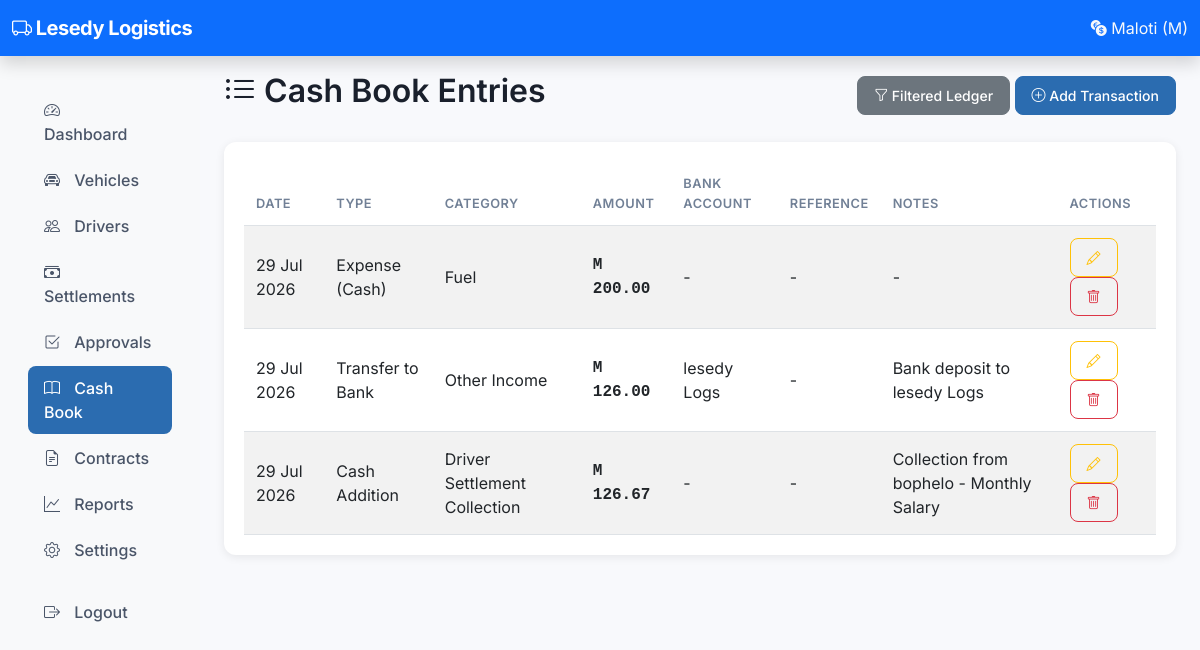
Page /owner/cashbook/entries/ (signed in) on the earlier database version.
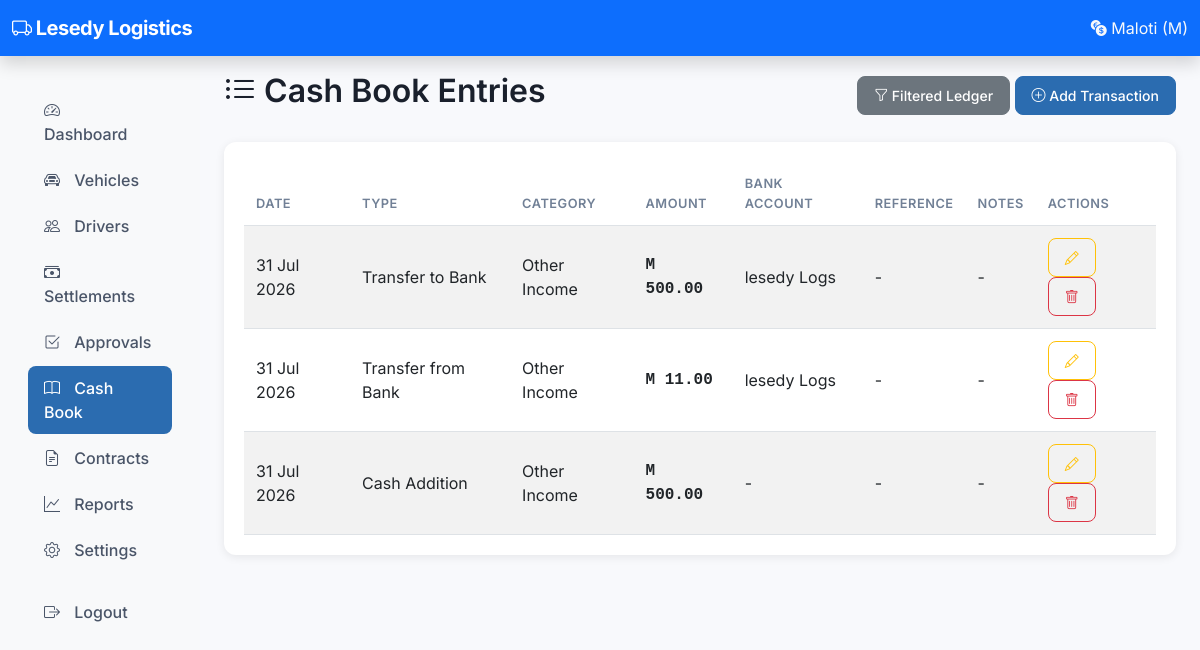
Same page on the later database version.
### cashbook/models.py (models this page shows, shortened)
class CashTransaction(models.Model):
    TRANSACTION_TYPES = [
        ('addition', 'Cash Addition'),
        ('withdrawal', 'Cash Withdrawal'),
        ('transfer_to_bank', 'Transfer to Bank'),
        ('transfer_from_bank', 'Transfer from Bank'),
        ('expense_cash', 'Expense (Cash)'),
        ('expense_bank', 'Expense (Bank)'),
        ('petty_cash', 'Petty Cash'),
        ('salary_payment', 'Salary Payment'),
        ('commission_payment', 'Commission Payment'),
        ('bonus_payment', 'Bonus Payment'),
        ('loan_repayment', 'Loan Repayment'),
        ('settlement_collection', 'Settlement Collection'),
    ]
    CATEGORIES = [
        ('settlement_collection', 'Driver Settlement Collection'),
        ('other_income', 'Other Income'),
        ('loan_income', 'Loan Received'),
        ('fuel', 'Fuel'),
        ('maintenance', 'Maintenance/Repairs'),
        ('insurance', 'Insurance'),
        ('permit', 'Permit/License'),
        ('admin_expense', 'Admin Expense'),
        ('driver_salary', 'Driver Salary'),
        ('driver_commission', 'Driver Commission'),
        ('driver_bonus', 'Driver Bonus'),
        ('repayment', 'Loan Repayment'),
        ('other_expense', 'Other Expense'),
        ('petty_cash_expense', 'Petty Cash Expense'),
    ]
    settlement = models.ForeignKey(
        'settlements.DailySettlement',
        on_delete=models.SET_NULL,
        null=True,
        blank=True,
        related_name='cash_transactions',
    )
    bank_account = models.ForeignKey(
        BankAccount,
        on_delete=models.SET_NULL,
        null=True,
        blank=True,
        related_name='transactions',
    )
    transaction_type = models.CharField(max_length=30, choices=TRANSACTION_TYPES)
    category = models.CharField(max_length=30, choices=CATEGORIES)
    amount = models.DecimalField(max_digits=12, decimal_places=2)
    date = models.DateField(default=timezone.now)
    reference = models.CharField(max_length=100, blank=True)
    receipt_photo = models.ImageField(upload_to='receipts/', null=True, blank=True)
    cash_balance_after = models.DecimalField(
        max_digits=12, decimal_places=2, editable=False, null=True, blank=True
    )
    bank_balance_after = models.DecimalField(
        max_digits=12, decimal_places=2, editable=False, null=True, blank=True
    )
    notes = models.TextField(blank=True)
    created_by = models.ForeignKey(
        'auth.User',
        on_delete=models.SET_NULL,
        null=True,
        blank=True,
        related_name='cash_transactions',
    )
    created_at = models.DateTimeField(auto_now_add=True)
    class Meta:
        ordering = ['-date', '-created_at']

class BankAccount(models.Model):
    name = models.CharField(max_length=100)
    account_number = models.CharField(max_length=50)
    bank_name = models.CharField(max_length=100)
    branch = models.CharField(max_length=100, blank=True)
    opening_balance = models.DecimalField(max_digits=12, decimal_places=2, default=0)
    current_balance = models.DecimalField(max_digits=12, decimal_places=2, default=0)
    is_active = models.BooleanField(default=True)
    created_at = models.DateTimeField(auto_now_add=True)
    updated_at = models.DateTimeField(auto_now=True)
    class Meta:
        ordering = ['name']

### cashbook/views.py (the view)
# urls.py: path('entries/', views.cashbook_entries, name='owner_cashbook_entries'),
@_owner_required
def cashbook_entries(request):
    transactions = CashTransaction.objects.all().order_by('-date', '-created_at')
    return render(request, 'owner/cashbook/entries.html', {'transactions': transactions})

### accounts/context_processors.py (called while the page is built)
def pending_approvals(request):
    if request.user.is_authenticated and request.user.is_staff:
        count = DailySettlement.objects.filter(status='submitted').count()
        return {'pending_approvals': count}
    return {}

def system_settings(request):
    try:
        settings = SystemSettings.get_settings()
        return {
            'company_name': settings.company_name,
            'company_phone': settings.company_phone,
            'company_email': settings.company_email,
            'company_address': settings.company_address,
            'company_logo': settings.company_logo,
        }
    except Exception:
        return {
            'company_name': 'Taxi Accounting System',
            'company_phone': '',
            'company_email': '',
            'company_address': '',
            'company_logo': None,
        }

### accounts/models.py (called while the page is built)
    @classmethod
    def get_settings(cls):
        obj, created = cls.objects.get_or_create(id=1)
        return obj

### templates/owner/cashbook/entries.html (shortened to what this page needs)
{% extends 'base.html' %}
{% block content %}
<div class="d-flex justify-content-between align-items-center mb-4">
    <h2><i class="bi bi-list-ul"></i> Cash Book Entries</h2>
    <div>
        <a href="{% url 'owner_cashbook_ledger' %}" class="btn btn-secondary"><i class="bi bi-funnel"></i> Filtered Ledger</a>
        <a href="{% url 'owner_cashbook_add' %}" class="btn btn-primary"><i class="bi bi-plus-circle"></i> Add Transaction</a>
    </div>
</div>
<div class="card">
    <div class="card-body">
        <div class="table-responsive">
            <table class="table table-striped table-hover">
                <thead>
                    <tr>
                        <th>Date</th>
                        <th>Type</th>
                        <th>Category</th>
                        <th>Amount</th>
                        <th>Bank Account</th>
                        <th>Reference</th>
                        <th>Notes</th>
                        <th>Actions</th>
                    </tr>
                </thead>
                <tbody>
                    {% for t in transactions %}
                    <tr>
                        <td>{{ t.date|date:"d M Y" }}</td>
                        <td>{{ t.get_transaction_type_display }}</td>
                        <td>{{ t.get_category_display }}</td>
                        <td class="amount">M {{ t.amount|floatformat:2 }}</td>
                        <td>{{ t.bank_account.name|default:"-" }}</td>
                        <td>{{ t.reference|default:"-" }}</td>
                        <td>{{ t.notes|default:"-"|truncatechars:40 }}</td>
                        <td>
                            {% if t.transaction_type != 'settlement_collection' %}
                            <a href="{% url 'owner_cashbook_edit' t.id %}" class="btn btn-sm btn-outline-warning"><i class="bi bi-pencil"></i></a>
                            <a href="{% url 'owner_cashbook_delete' t.id %}" class="btn btn-sm btn-outline-danger"><i class="bi bi-trash"></i></a>
                            {% else %}
                            <span class="badge bg-secondary">System</span>
                            {% endif %}
                        </td>
                    </tr>
                    {% empty %}
                    <tr><td colspan="8" class="text-center text-muted">No transactions found</td></tr>
                    {% endfor %}
                </tbody>
            </table>
        </div>
    </div>
</div>
{% endblock %}

Differences in the rows shown:
changed CashTransaction: date "29 Jul 2026" → "31 Jul 2026"; transaction_type "Expense (Cash)" → "Transfer to Bank"; category "Fuel" → "Other Income"; amount "200.00" → "500.00"; bank_account.name "-" → "lesedy Logs"
changed CashTransaction: date "29 Jul 2026" → "31 Jul 2026"; transaction_type "Transfer to Bank" → "Transfer from Bank"; amount "126.00" → "11.00"; notes "Bank deposit to lesedy Logs" → "-"
changed CashTransaction "Cash Addition": date "29 Jul 2026" → "31 Jul 2026"; category "Driver Settlement Collection" → "Other Income"; amount "126.67" → "500.00"; notes "Collection from bophelo - Monthly Salary" → "-"
